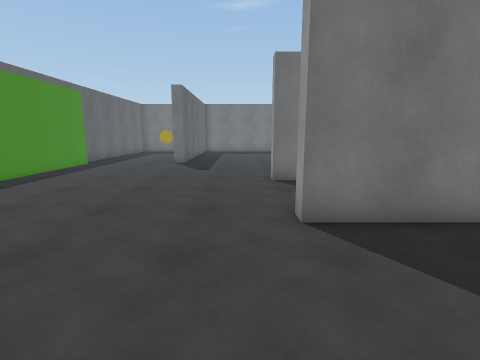
View 1 (above)

18 first-person views from a walk through a 3-D level made in the Unity game engine. The camera is 1.5 m above the floor, tilts 10° down and sees 85° across. The floor is counted in squares, 1 m on a side. Each view is taken from the middle of a square. On the plan, view 1 faces up. The plan holds only what a view shows up to about 14 squares ahead; the rest is blank. The player is left out.

View 2
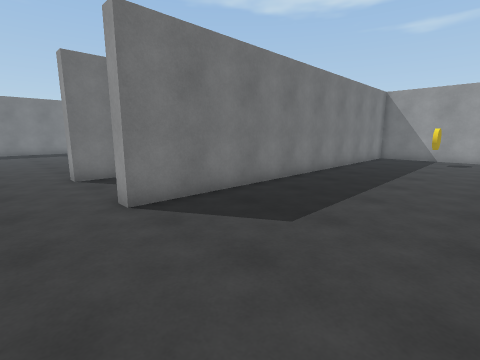

View 3
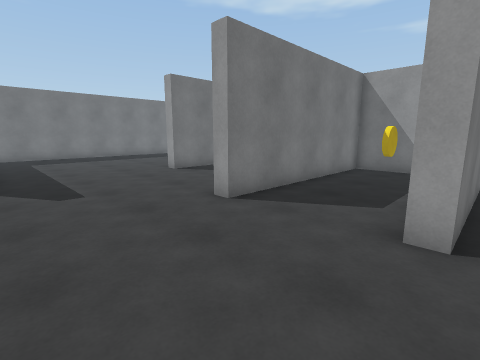

View 4
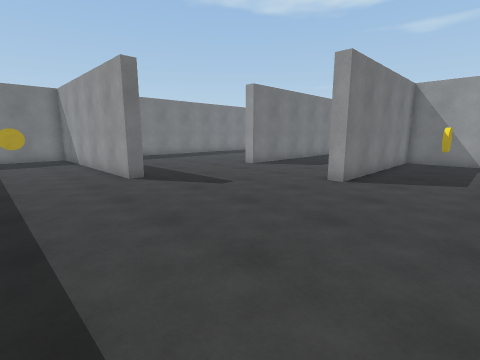

View 5
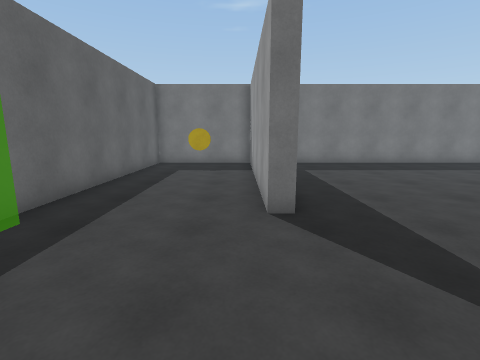

View 6
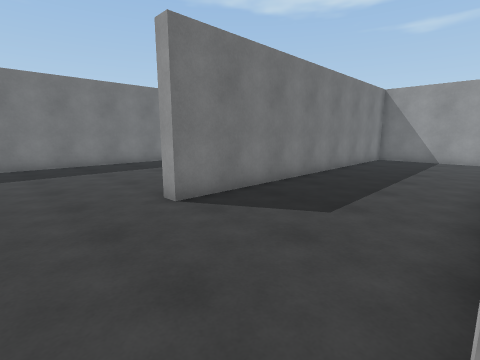

View 7
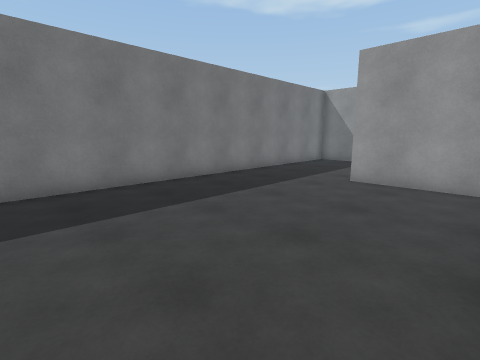

View 8
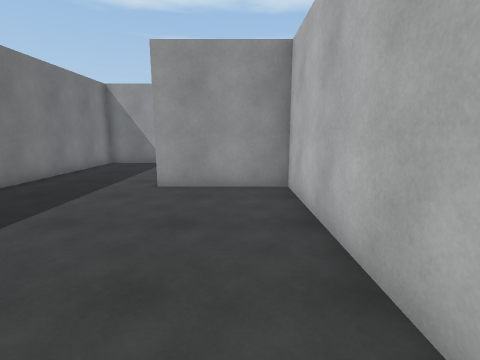

View 9
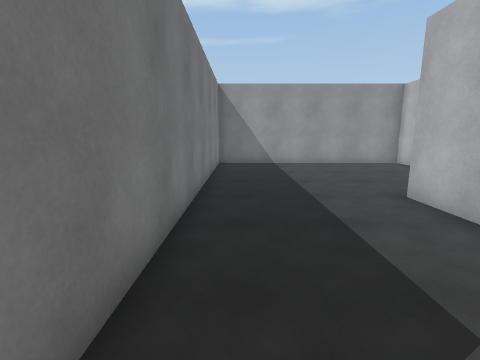

View 10
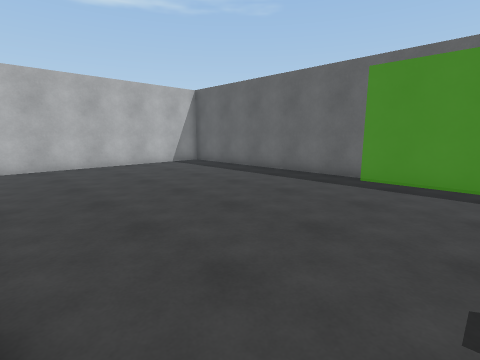

View 11
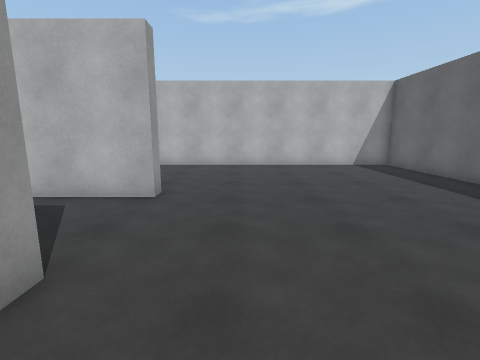

View 12
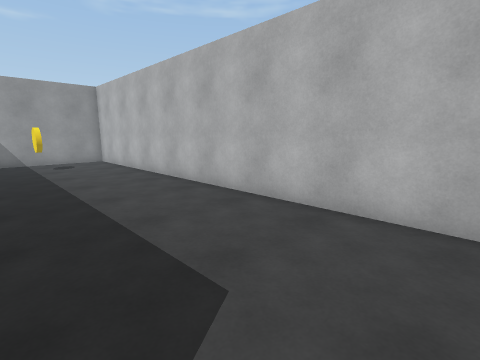

View 13
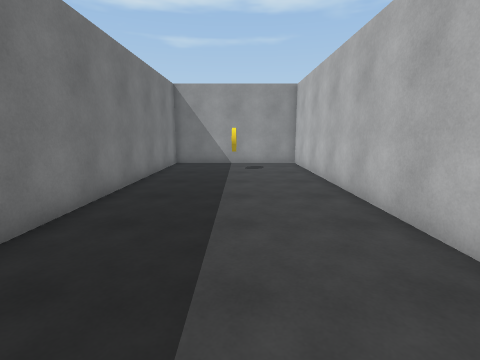

View 14
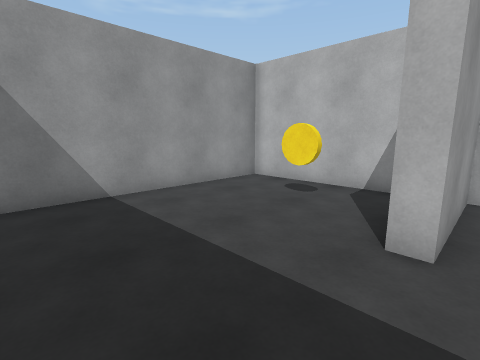

View 15
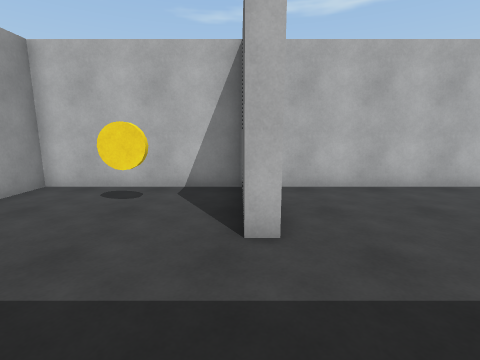

View 16
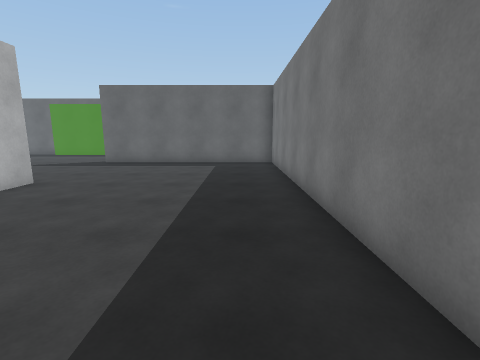

View 17
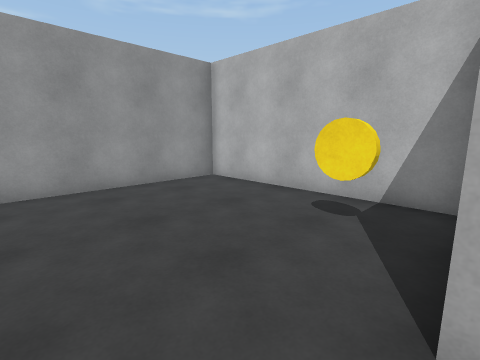

View 18
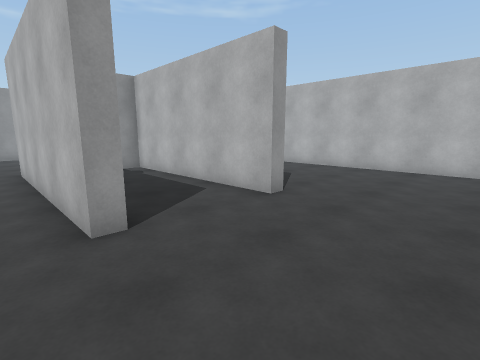

### Floor plan
Points are (right, up) in squares from view 1. A wall is a line through its corners. A room is listed if a view was taken in it or the views show most of it. See-through windows are left out.
Room 1 (views 1, 2, 3, 4, 5, 6, 7, 8, 9, 10, 11, 12, 13, 14, 15, 16, 17, 18)
walls: (10.9, 14.6) (16.6, 14.6) (16.6, 22.7) (-2.9, 22.7) (-2.9, 13.8) (-3.5, 13.8) (-3.5, 22.7) (-8.2, 22.7) (-8.2, -1.9) (16.6, -1.9) (16.6, 4.3) (1.1, 4.3) (1.1, 4.8) (8.6, 4.8) (8.6, 8.4) (1.1, 8.4) (1.1, 9) (9.2, 9); (9.4, 4.8) (16.6, 4.8) (16.6, 14.1); (16.2, 14.1) (3, 14.1) (3, 14.6) (10.4, 14.6) (10.4, 18.4) (10.9, 18.4) (10.9, 16.6)
objects: coin (-6, 21); coin (7, 7); coin (11, 7); coin (13, 16) to (13, 17); coin (14, 1)

Where each view was taken, in squares from view 1:
view 1: 0 up, 0 right, facing up
view 2: 1 down, 1 left, facing up-right
view 3: 4 up, 3 left, facing up-right
view 4: 5 up, 7 left, facing up-right
view 5: 9 up, 4 left, facing up
view 6: 9 up, 0 right, facing up-right
view 7: 15 up, 2 right, facing up-right
view 8: 16 up, 3 right, facing right
view 9: 13 up, 3 right, facing right
view 10: 11 up, 1 right, facing down-left
view 11: 11 up, 1 left, facing down
view 12: 3 up, 1 right, facing down-right
view 13: 1 up, 3 right, facing right
view 14: 22 up, 10 right, facing down-right
view 15: 22 up, 11 right, facing down
view 16: 21 up, 11 right, facing left
view 17: 11 up, 9 right, facing down-right
view 18: 10 up, 3 left, facing down-right
